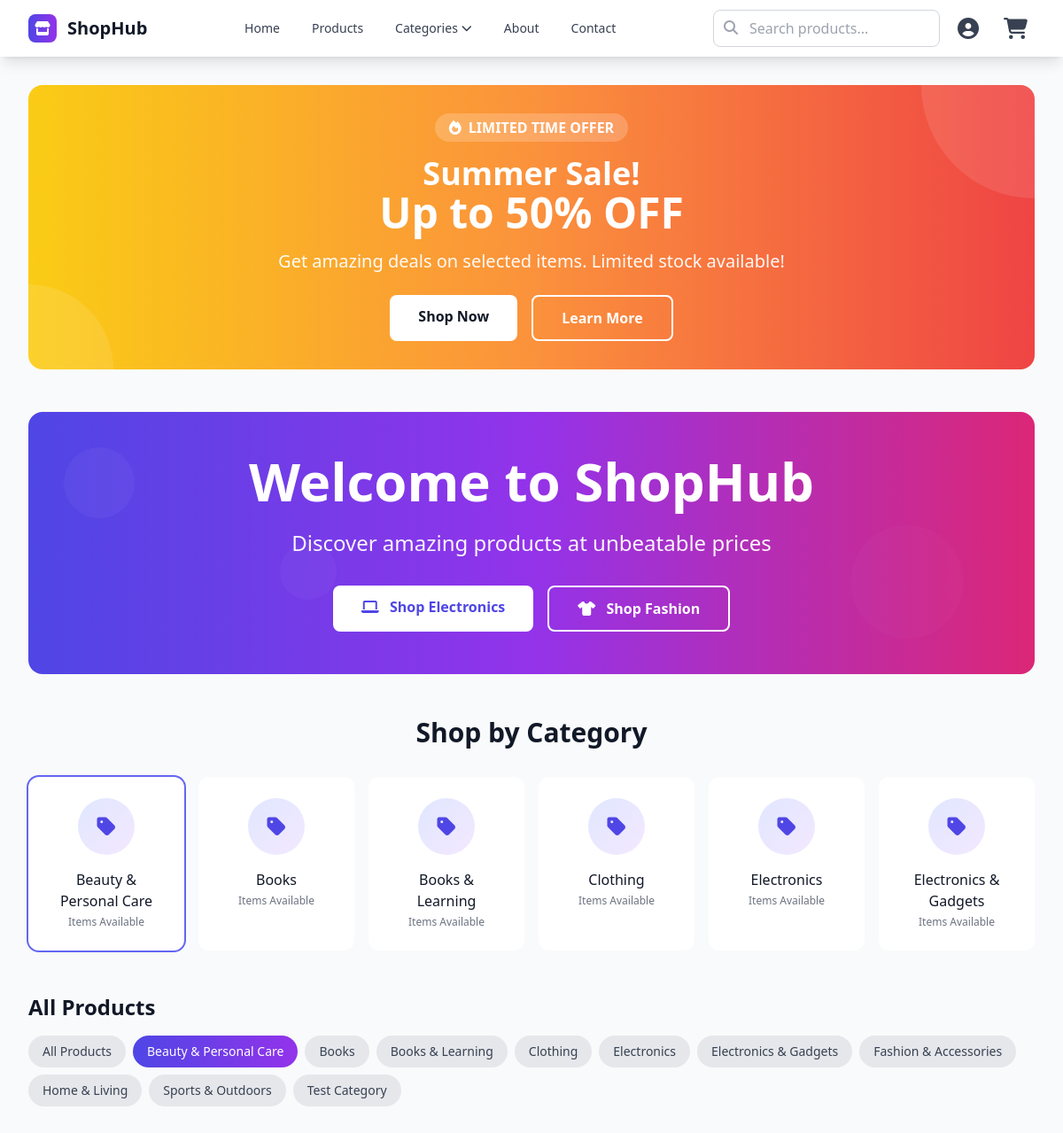
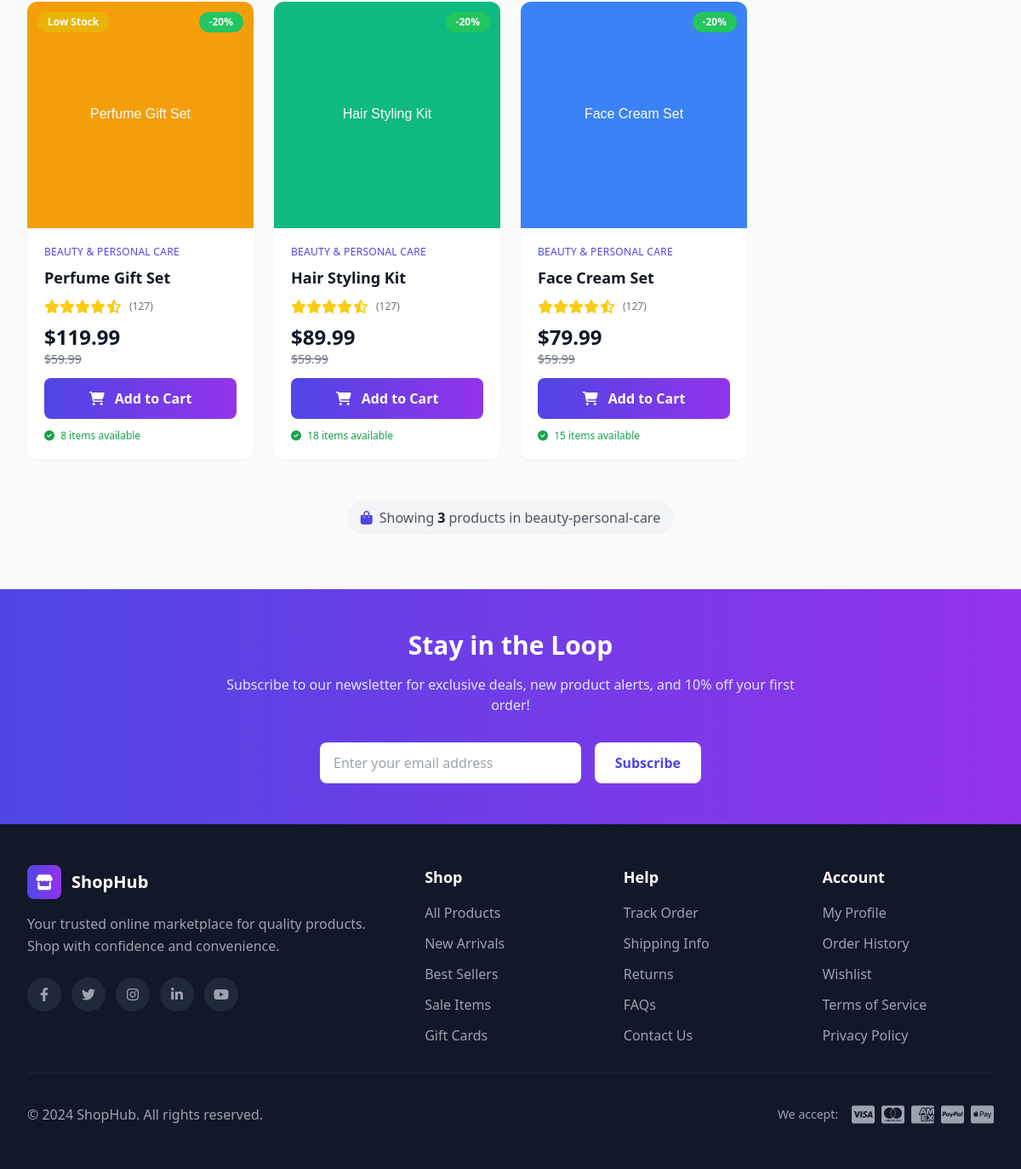
The page /?category=beauty-personal-care on the database its author committed (2 pictures, top to bottom).
### store/models.py (models this page shows, shortened)
class Category(models.Model):
    name = models.CharField(max_length=100, unique=True)
    slug = models.SlugField(max_length=100, unique=True)
    description = models.TextField(blank=True)
    created_at = models.DateTimeField(auto_now_add=True)
    updated_at = models.DateTimeField(auto_now=True)
    class Meta:
        verbose_name_plural = "Categories"
        ordering = ['name']

class Product(models.Model):
    category = models.ForeignKey(Category, on_delete=models.CASCADE, related_name='products')
    name = models.CharField(max_length=200)
    slug = models.SlugField(max_length=200, unique=True)
    description = models.TextField()
    price = models.DecimalField(max_digits=10, decimal_places=2)
    image = models.ImageField(upload_to='products/', blank=True, null=True)
    stock = models.PositiveIntegerField(default=0)
    available = models.BooleanField(default=True)
    created_at = models.DateTimeField(auto_now_add=True)
    updated_at = models.DateTimeField(auto_now=True)
    class Meta:
        ordering = ['-created_at']

### store/views.py (the view)
# urls.py: 2. Add a URL to urlpatterns:  path('', views.home, name='home')
def home(request):
    products = Product.objects.filter(available=True).select_related('category')
    categories = Category.objects.all()
    category_slug = request.GET.get('category')
    if category_slug:
        products = products.filter(category__slug=category_slug)
    context = {
        'products': products,
        'categories': categories,
        'selected_category': category_slug,
    }
    return render(request, 'store/home.html', context)

### store/context_processors.py (called while the page is built)
def cart_count(request):
    cart = request.session.get('cart', {})
    if not isinstance(cart, dict):
        cart = {}
    cart_count = 0
    for item in cart.values():
        cart_count += item.get('quantity', 0)
    return {'cart_count': cart_count}

### templates/store/home.html (shortened to what this page needs)
{% extends "base.html" %}
{% block content %}
<div class="bg-gradient-to-r from-yellow-400 via-orange-400 to-red-500 text-white rounded-2xl p-8 mb-12 relative overflow-hidden fade-in">
    <div class="absolute top-0 right-0 w-64 h-64 bg-white/10 rounded-full -mr-32 -mt-32"></div>
    <div class="absolute bottom-0 left-0 w-48 h-48 bg-white/10 rounded-full -ml-24 -mb-24"></div>
    <div class="relative z-10 text-center">
        <div class="inline-flex items-center bg-white/20 px-4 py-1 rounded-full mb-4">
            <i class="fas fa-fire mr-2"></i>
            <span class="font-semibold">LIMITED TIME OFFER</span>
        </div>
        <h2 class="text-3xl md:text-4xl font-bold mb-4">
            Summer Sale!<br>
            <span class="text-5xl">Up to 50% OFF</span>
        </h2>
        <p class="text-xl mb-6 opacity-95">Get amazing deals on selected items. Limited stock available!</p>
        <div class="flex flex-col sm:flex-row gap-4 justify-center">
            <a href="{% url 'store:home' %}" class="bg-white text-gray-900 px-8 py-3 rounded-lg font-bold hover:bg-gray-100 transform hover:scale-105 transition-all duration-300">
                Shop Now
            </a>
            <a href="#" class="border-2 border-white text-white px-8 py-3 rounded-lg font-bold hover:bg-white hover:text-gray-900 transform hover:scale-105 transition-all duration-300">
                Learn More
            </a>
        </div>
    </div>
</div>
<div class="relative bg-gradient-to-r from-indigo-600 via-purple-600 to-pink-600 text-white rounded-2xl p-12 mb-12 overflow-hidden fade-in">
    <div class="absolute inset-0 opacity-20">
        <div class="absolute top-10 left-10 w-20 h-20 bg-white/20 rounded-full animate-pulse"></div>
        <div class="absolute bottom-10 right-20 w-32 h-32 bg-white/10 rounded-full animate-pulse delay-75"></div>
        <div class="absolute top-1/2 left-1/4 w-16 h-16 bg-white/15 rounded-full animate-pulse delay-150"></div>
    </div>
    <div class="max-w-4xl mx-auto text-center relative z-10">
        <h1 class="text-4xl md:text-6xl font-bold mb-6 animate-fade-in">
            {% if current_category %}{{ current_category.name }}{% else %}Welcome to ShopHub{% endif %}
        </h1>
        <p class="text-xl md:text-2xl opacity-95 mb-8 max-w-2xl mx-auto animate-fade-in delay-100">
            {% if current_category %}{{ current_category.description|default:"Browse our amazing "|add:current_category.name|add:" collection" }}{% else %}Discover amazing products at unbeatable prices{% endif %}
        </p>
        {% if not current_category %}
            <div class="flex flex-col sm:flex-row gap-4 justify-center animate-fade-in delay-200">
                <a href="?category=electronics-gadgets" class="bg-white text-indigo-600 px-8 py-3 rounded-lg font-semibold hover:bg-gray-100 transform hover:scale-105 transition-all duration-300">
                    <i class="fas fa-laptop mr-2"></i> Shop Electronics
                </a>
                <a href="?category=fashion-accessories" class="border-2 border-white text-white px-8 py-3 rounded-lg font-semibold hover:bg-white hover:text-indigo-600 transform hover:scale-105 transition-all duration-300">
                    <i class="fas fa-tshirt mr-2"></i> Shop Fashion
                </a>
            </div>
        {% endif %}
    </div>
</div>
<div class="mb-12">
    <h2 class="text-3xl font-bold text-gray-900 text-center mb-8 fade-in">Shop by Category</h2>
    <div class="grid grid-cols-2 md:grid-cols-3 lg:grid-cols-6 gap-4">
        {% for category in categories|slice:":6" %}
            <a href="?category={{ category.slug }}"
               class="group bg-white rounded-xl p-6 text-center hover:shadow-xl transition-all duration-300 hover-lift {% if selected_category == category.slug %}ring-2 ring-indigo-500{% endif %}">
                <div class="w-16 h-16 mx-auto mb-4 bg-gradient-to-br from-indigo-100 to-purple-100 rounded-full flex items-center justify-center group-hover:scale-110 transition-transform duration-300">
                    <i class="fas fa-tag text-2xl text-indigo-600"></i>
                </div>
                <h3 class="font-medium text-gray-900 group-hover:text-indigo-600 transition-colors">{{ category.name }}</h3>
                <p class="text-xs text-gray-500 mt-1">Items Available</p>
            </a>
        {% endfor %}
    </div>
</div>
<div class="mb-8">
    <div class="flex flex-wrap items-center justify-between gap-4">
        <h2 class="text-2xl font-semibold text-gray-900">All Products</h2>
        <div class="flex flex-wrap gap-2">
            <a href="{% url 'store:home' %}"
               class="px-4 py-2 rounded-full text-sm font-medium transition-all duration-300 {% if not selected_category %}bg-gradient-to-r from-indigo-600 to-purple-600 text-white{% else %}bg-gray-200 text-gray-700 hover:bg-gray-300{% endif %}">
                All Products
            </a>
            {% for category in categories %}
                <a href="?category={{ category.slug }}"
                   class="px-4 py-2 rounded-full text-sm font-medium transition-all duration-300 {% if selected_category == category.slug %}bg-gradient-to-r from-indigo-600 to-purple-600 text-white{% else %}bg-gray-200 text-gray-700 hover:bg-gray-300{% endif %}">
                    {{ category.name }}
                </a>
            {% endfor %}
        </div>
    </div>
</div>
<div class="mb-12">
    {% if products %}
        <div class="grid grid-cols-1 sm:grid-cols-2 md:grid-cols-3 lg:grid-cols-4 gap-6">
            {% for product in products %}
                <div class="bg-white rounded-xl shadow-sm hover:shadow-2xl transition-all duration-500 overflow-hidden group hover-lift">
                    <div class="relative aspect-square overflow-hidden bg-gradient-to-br from-gray-50 to-gray-100">
                        {% if product.image %}
                            <img src="{{ product.image.url }}"
                                 alt="{{ product.name }}"
                                 class="w-full h-full object-cover group-hover:scale-110 transition-transform duration-700 ease-out"
                                 onerror="this.onerror=null; this.parentElement.innerHTML='<div class=&quot;w-full h-full flex items-center justify-center bg-gradient-to-br from-indigo-50 to-purple-50&quot;><i class=&quot;fas fa-image text-gray-400 text-6xl&quot;></i></div>';">
                        {% else %}
                            <div class="w-full h-full flex items-center justify-center bg-gradient-to-br from-indigo-50 to-purple-50">
                                <i class="fas fa-image text-gray-400 text-6xl"></i>
                            </div>
                        {% endif %}
                        {% if not product.available %}
                            <div class="absolute top-3 left-3 bg-red-500 text-white px-3 py-1 rounded-full text-xs font-semibold animate-pulse">
                                Out of Stock
                            </div>
                        {% elif product.stock < 5 %}
                            <div class="absolute top-3 left-3 bg-orange-500 text-white px-3 py-1 rounded-full text-xs font-semibold">
                                Only {{ product.stock }} left!
                            </div>
                        {% elif product.stock < 10 %}
                            <div class="absolute top-3 left-3 bg-yellow-500 text-white px-3 py-1 rounded-full text-xs font-semibold">
                                Low Stock
                            </div>
                        {% endif %}
                        <div class="absolute top-3 right-3 bg-green-500 text-white px-3 py-1 rounded-full text-xs font-semibold">
                            -20%
                        </div>
                    </div>
                    <div class="p-5">
                        <div class="text-xs text-indigo-600 font-medium mb-2 uppercase tracking-wide">
                            {{ product.category.name }}
                        </div>
                        <a href="{% url 'store:product_detail' product.slug %}" class="block">
                            <h3 class="text-lg font-semibold text-gray-900 mb-3 line-clamp-2 group-hover:text-indigo-600 transition-colors duration-300">
                                {{ product.name }}
                            </h3>
                        </a>
                        <div class="flex items-center mb-3">
                            <div class="flex text-yellow-400">
                                <i class="fas fa-star"></i>
                                <i class="fas fa-star"></i>
                                <i class="fas fa-star"></i>
                                <i class="fas fa-star"></i>
                                <i class="fas fa-star-half-alt"></i>
                            </div>
                            <span class="text-xs text-gray-500 ml-2">(127)</span>
                        </div>
                        <div class="flex items-center justify-between mb-3">
                            <div>
                                <div class="text-2xl font-bold text-gray-900">
                                    ${{ product.price }}
                                </div>
                                <div class="text-sm text-gray-500 line-through">
                                    $59.99
                                </div>
                            </div>
                        </div>
                        {% if product.available %}
                            <form action="{% url 'store:add_to_cart' product.slug %}" method="post" class="w-full">
                                <button type="submit" class="w-full bg-gradient-to-r from-indigo-600 to-purple-600 text-white py-3 px-4 rounded-lg font-semibold hover:from-indigo-700 hover:to-purple-700 transform hover:scale-105 transition-all duration-300 focus:outline-none focus:ring-2 focus:ring-indigo-500">
                                    <i class="fas fa-shopping-cart mr-2"></i> Add to Cart
                                </button>
                            </form>
                        {% else %}
                            <button class="w-full bg-gray-400 text-white py-3 px-4 rounded-lg font-semibold cursor-not-allowed" disabled>
                                <i class="fas fa-times mr-2"></i> Out of Stock
                            </button>
                        {% endif %}
                        {% if product.available and product.stock > 0 %}
                            <div class="mt-3 text-xs text-green-600 font-medium">
                                <i class="fas fa-check-circle mr-1"></i>
                                {{ product.stock }} items available
                            </div>
                        {% endif %}
                    </div>
                </div>
            {% endfor %}
        </div>
    {% endif %}
</div>
{% if products %}
    <div class="text-center text-gray-600 mb-8 fade-in">
        <div class="inline-flex items-center bg-gray-100 px-4 py-2 rounded-full">
            <i class="fas fa-shopping-bag mr-2 text-indigo-600"></i>
            Showing <span class="font-semibold text-gray-900 mx-1">{{ products.count }}</span>
            product{{ products.count|pluralize }}
            {% if selected_category %}in {{ selected_category }}{% endif %}
        </div>
    </div>
{% endif %}
{% endblock %}

### templates/base.html (style rules this page uses)
.fade-in { animation: fadeIn 0.6s ease-out forwards; }
.hover-lift { transition: all 0.3s cubic-bezier(0.4, 0, 0.2, 1); }
html { scroll-behavior: smooth; }
.transition-all { transition: all 0.3s cubic-bezier(0.4, 0, 0.2, 1); }

### rows shown on the page
Category: name "Beauty & Personal Care", slug "beauty-personal-care"
Category: name "Books"
Category: name "Books & Learning"
Category: name "Clothing"
Category: name "Electronics"
Category: name "Electronics & Gadgets"
Category: name "Fashion & Accessories"
Category: name "Home & Living"
Category: name "Sports & Outdoors"
Category: name "Test Category"
Product: image (picture), available "Low Stock", category.name "BEAUTY & PERSONAL CARE", name "Perfume Gift Set", price "119.99", stock "8"
Product: image (picture), category.name "BEAUTY & PERSONAL CARE", name "Hair Styling Kit", price "89.99", available True (drawn), stock "18"
Product: image (picture), category.name "BEAUTY & PERSONAL CARE", name "Face Cream Set", price "79.99", available True (drawn), stock "15"

### other values the page prints
{{ products.count }} "3"
